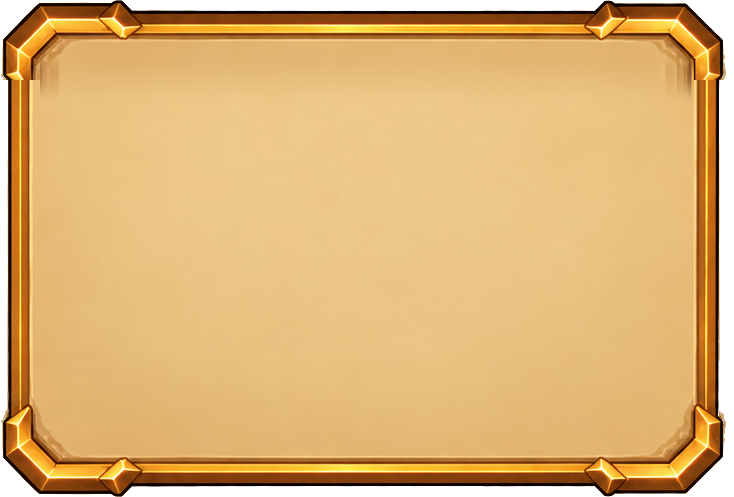
#> input picture art/originals/ui/kit_gpt/pieces_v1380/body.png, 734 x 497 px, given in place of p_card.png, which was not available
$ python final.py
#> lines starting #> are read from the running program, lines starting #| are printed output that depends on the picture; pictures that were not available may be replaced by others from this repository, and a replacement may not be noted
from PIL import Image;import numpy as np,io,base64,json
def L(n): return np.asarray(Image.open('p_'+n+'.png').convert('RGBA')).astype(np.float32)
#> called with n = 'card'
card=L('card')
on=card[200-19:200+19,46-19:46+19]; off=card[200-19:200+19,84-19:84+19+1][:, :38]
#> after `on = card[200 - 19:200 + 19, 46 - 19:46 + 19]`:
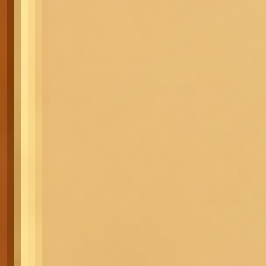
#> on: shape (38, 38, 4) float32 (shown 7 times larger); mean R, G, B, A 228.2, 183.8, 116.1, 255
#> after `off = card[200 - 19:200 + 19, 84 - 19:84 + 19 + 1][:, :38]`:
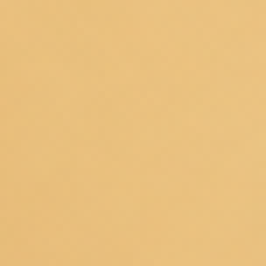
#> off: shape (38, 38, 4) float32 (shown 7 times larger); mean R, G, B, A 233.2, 192.2, 126.4, 255
sb=L('starbar');
#> call 2 of L, with n = 'starbar'
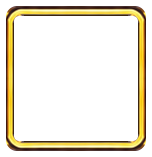
#> input picture art/originals/ui/kit_gpt/pieces_v1380/card.png, 152 x 157 px, given in place of p_starbar.png, which was not available
def rowfill(img,x0,x1,y0,y1):
#> called with x0 = 26, x1 = 408, y0 = 14, y1 = 75
  Lc=img[y0:y1,x0-2:x0+1].mean(1);R=img[y0:y1,x1:x1+3].mean(1); t=np.linspace(0,1,x1-x0)[None,:,None]; img[y0:y1,x0:x1]=Lc[:,None]*(1-t)+R[:,None]*t
#> after `Lc = img[y0:y1, x0 - 2:x0 + 1].mean(1)`: Lc = 61 rows, first 6: [127.7, 104.3, 75, 255], [58, 36, 16, 255], [162, 118, 105, 0], [164, 129, 73, 0], [164, 129, 73, 0], [164, 129, 73, 0]
#> after `R = img[y0:y1, x1:x1 + 3].mean(1)`: R = 61 rows, first 6: [nan, nan, nan, nan], [nan, nan, nan, nan], [nan, nan, nan, nan], [nan, nan, nan, nan], [nan, nan, nan, nan], [nan, nan, nan, nan]
#> (the run stopped early here; a loop or call above may not have finished)
